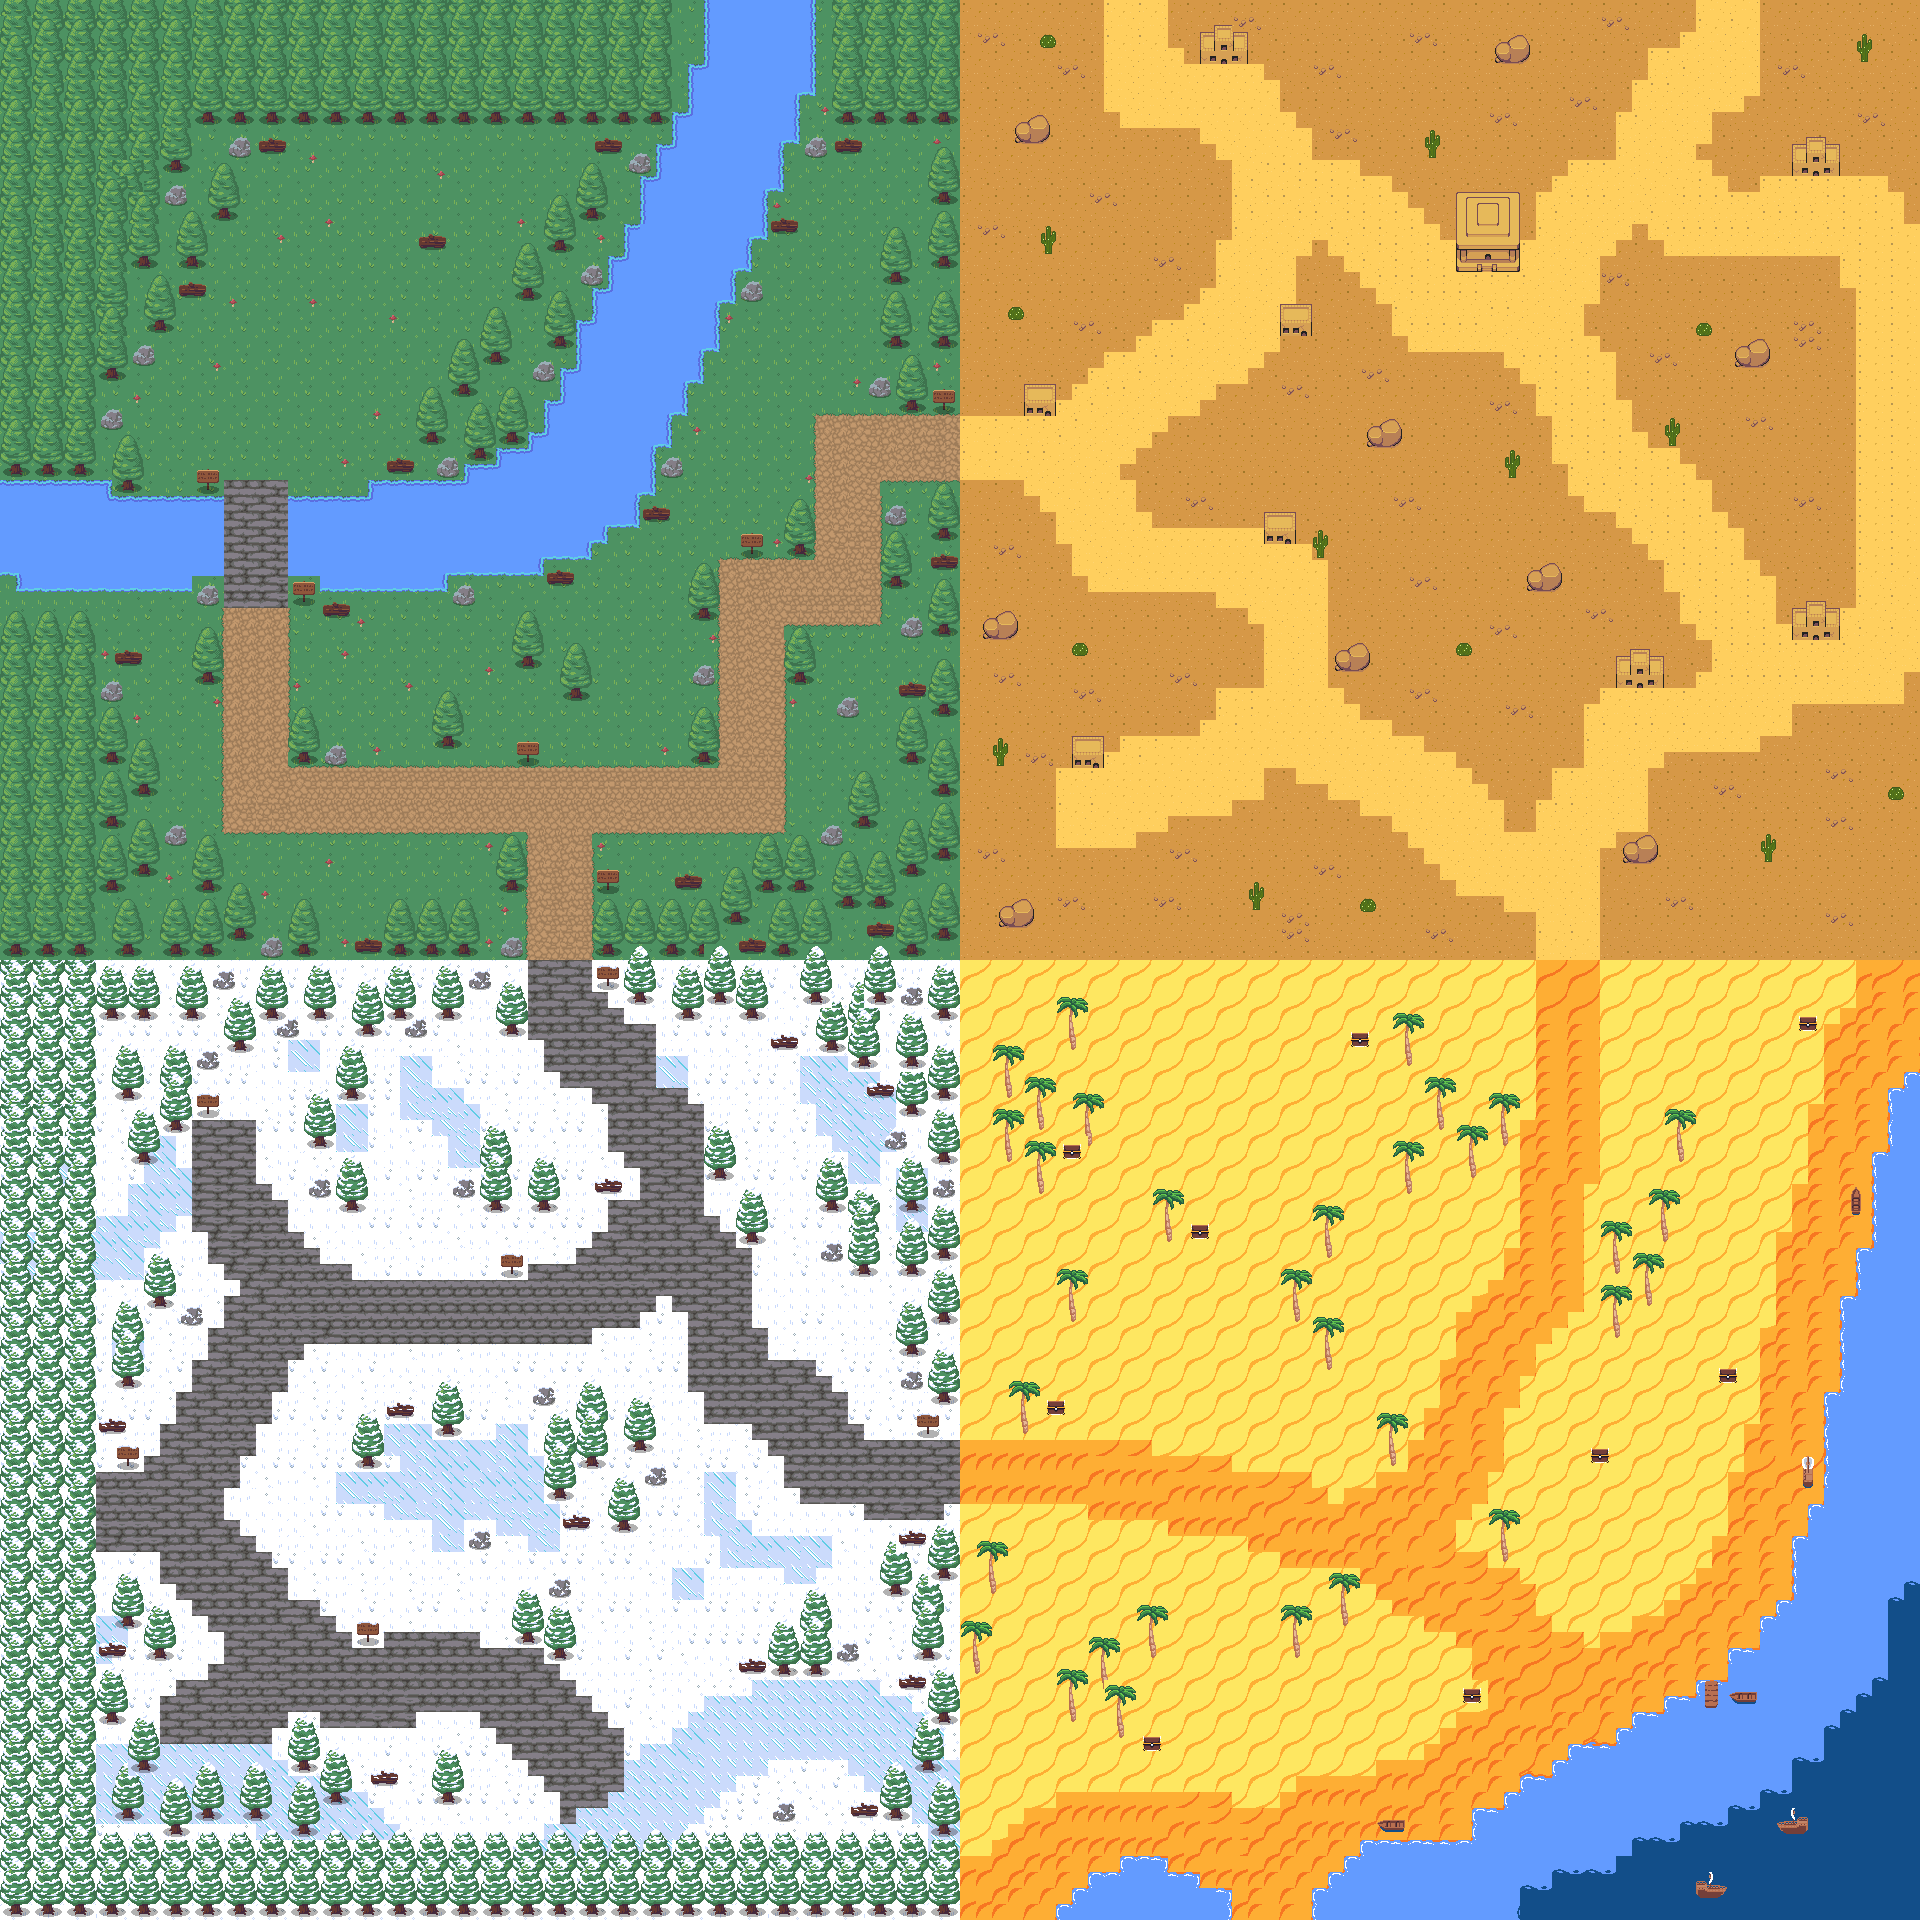

Tiled map render using the project's own tile images. Description and the map definition, with tile-layer contents summarised, below:
An orthogonal 120x120 tile map with 16x16 px tiles, 2 tile layers (back herbe, Arbres), 5 tilesets and 343 objects (342x collision, mobe1).

<map version="1.2" tiledversion="1.2.4" orientation="orthogonal" renderorder="right-down" width="120" height="120" tilewidth="16" tileheight="16" infinite="0" nextlayerid="14" nextobjectid="375">
 <tileset firstgid="1" source="natureset.tsx" />
 <tileset firstgid="721" source="glace.tsx" />
 <tileset firstgid="1441" source="Beach_Tileset.tsx" />
 <tileset firstgid="2089" source="DesertTiles.tsx" />
 <tileset firstgid="2224" source="DesertTilemapBlankBackground.tsx" />
 <group id="9" name="Jungle">
  <layer id="1" name="back herbe" width="120" height="120">
   <data>[14400 cells, 14400 non-empty, 85 distinct tile ids]</data>
  </layer>
  <layer id="4" name="Arbres" width="120" height="120">
   <data>[14400 cells, 3971 non-empty, 160 distinct tile ids]</data>
  </layer>
  <objectgroup id="6" name="Objet">
   <!-- 343 objects omitted --></objectgroup>
  <objectgroup id="8" name="Monstre">
   <!-- 1 objects omitted --></objectgroup>
 </group>
</map>
<!-- 343 of 343 objects omitted -->
